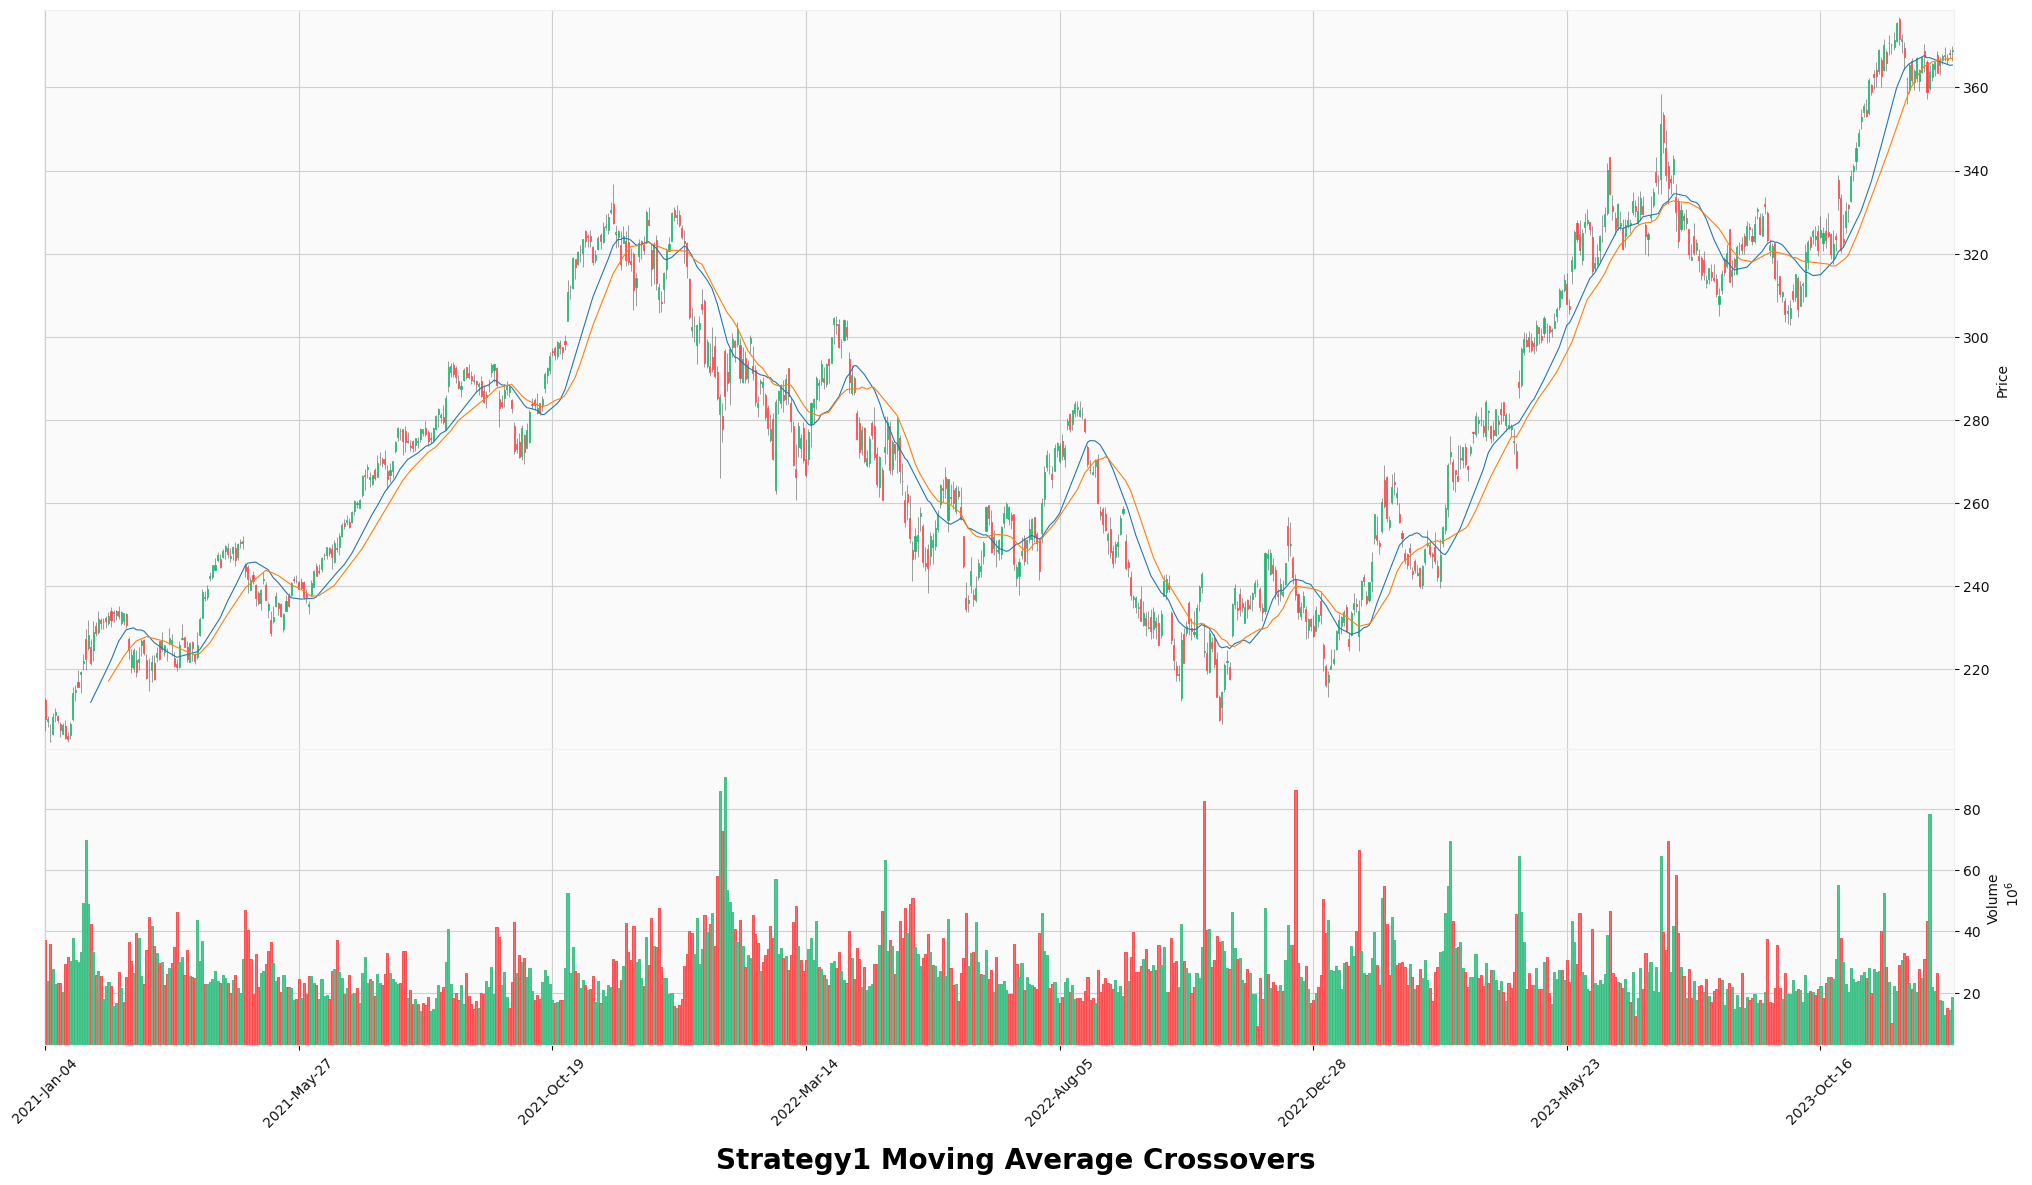

Generate this figure with Python:
# -*- coding: utf-8 -*-
"""
Created on Fri Aug 14 00:31:05 2026

@author: pabda
"""

# Standard Libraries
...
import pandas as pd
import numpy as np
import yfinance as yf
import time
import mplfinance as mpf

# Custom Libraries
...


# Strategy Class
class Strategy1:
    
    """ 
    Strategy 1: Moving Average Crossover
    
        Description:
            
            A strategy that uses moving average crossovers to identify buy and sell signals.
    
    Strategy For:
        
        - Stocks
        - Indices
        - ETFs
        - Currencies
        - Commodities
        - Cryptocurrencies
        
    Timeframes:
        
        - Daily
        - Weekly
        - Monthly
        
    Holding Period:
        
        - Variable (Depends on trend strength)
        
    Analysis Used: 
        
        - Technical Analysis
            * Moving Averages

    Detailed Strategy Description:    
        
        A strategy that seeks to capitalize on moving average crossovers as market entry and exit signals. 
        A buy is triggered when the short-term moving average crosses above the long-term moving average,
        indicating bullish momentum. A sell occurs when the crossover is reversed, signaling a potential
        trend change.
                        
        Stop Loss and Take Profit Description:
            
            Take Profit:
                
                Profit-taking is triggered when a signal opposite to the current position occurs.
                
            Stop Loss:
                
                Loss limitation occurs when a signal opposite to the current position occurs.
                
    General Assumptions:
        
        - This strategy does not account for costs or commissions (opening fees, rollovers, etc.).
        
    Notes:
        
        - Using this strategy on short timeframes (seconds, minutes, or hours) may generate many
          false signals.
    """
    
    __version__ = 1.0
    
    # __init__
    def __init__(self, df: pd.DataFrame, st_window: int = 9, lt_window: int = 21, column: str = "Close") -> None:
        
        """
        Constructor.
        
        Parameters
        ----------
        param : pd.DataFrame : df : Historical data for the financial instrument.
        ----------
        param : int : st_window : Short-term window (default is 9).
        ----------
        param : int : lt_window : Long-term window (default is 21).
        ----------
        param : str : column : Column to be used for the calculation (default is "Close").
        
        Output
        -------
        return: NoneType : None.
        """
        
        # Attributes
        self.df = df
        self.st_window = st_window
        self.lt_window = lt_window
        self.column = column
        self.strategy_calculus = None
        # Private Attributes
        
    
    # __repr__
    def __repr__(self) -> str:
        return self.__class__.__name__ + ".class"
    
    
    # Backtest
    def backtest(self) -> pd.DataFrame:
        
        """
        This method obtains the strategy's return over the entire period.
        
        Output
        ------
        return: pd.DataFrame : Strategy return over time.
        """
        
        # Calculate
        if self.strategy_calculus is None:
            self.calculate()
        
        data = self.strategy_calculus.copy()
        data["Return"] = self.df[self.column].pct_change()
        #Null deleting
        data.dropna(inplace=True)
        #Return Calculate
        returns = (1 + data["Crossover"].shift(periods=1) * data["Return"]).cumprod()
        
        return returns
    
    
    # Calculate
    def calculate(self) -> dict:
        
        """
        This method calculates the moving average crossover using historical data for a financial instrument.

        Output
        -------
        return: dict|bool : Returns a dictionary if a signal was generated on the last candle, or False if none was generated.
        """
        
        # Calculate   
        
        price = self.df[self.column]
        ma_fast = price.rolling(window=self.st_window, min_periods=self.st_window).mean() #moving average fast
        ma_fast_s = ma_fast.shift(periods=1)
        ma_slow = price.rolling(window=self.lt_window, min_periods=self.lt_window).mean() #moving average slow
        ma_slow_s = ma_slow.shift(periods=1)
        #Moving Average crossover
        crossover = np.where(((ma_fast > ma_slow) & (ma_slow_s > ma_fast_s)), 1,
                             np.where(((ma_fast < ma_slow) & (ma_slow_s < ma_fast_s)), -1, np.nan))
        #Filling Trend
        crossover = pd.Series(crossover, index=self.df.index).ffill()
        # Merged columns
        mac = pd.concat([ma_fast, ma_slow, crossover], axis=1)
        mac.columns = ["Fast Moving Average", "Slow Moving Average", "Crossover"]
        
        #Saving calculus attribute
        self.strategy_calculus = mac
        
        #Showing if we generates a signal
        if mac["Crossover"].iloc[-2] != mac["Crossover"].iloc[-1]: # Mades a trend reversal
            #Trend review
            if mac["Crossover"].iloc[-1] == 1:
                return {"Tendency": "Bullish"}
            else:
                return {"Tendency": "Bearish"}
        else:
            return False
        
        
    # Optimize
    def optimize(self, st_range: list, lt_range: list) -> pd.DataFrame:
        
        """
        This method optimizes the strategy parameters.
        
        Parameters
        ----------
        param : list : st_range : Lower limits of the short period.
        ----------
        param : list : lt_range : Upper limits of the long period.
        
        Output
        -------
        return: pd.DataFrame : DataFrame containing returns for each parameter combination.
        """
        
        # Optimize
        combinations = []
        for i in range(st_range[0], st_range[1] + 1):
            for l in range(lt_range[0], lt_range[1] + 1):
                combinations.append([i, l])
        #Saving the initial params
        st_window = self.st_window
        lt_window = self.lt_window
        
        #Testing each combination
        returns = []
        for st_w, lt_w in combinations:
            #Modify each value into the strategy
            self.st_window = st_w
            self.lt_window = lt_w
            #Calculates the strategy with updated values
            self.calculate()
            #Backtest
            backtest = self.backtest()
            #Adding the paramethers and returns
            returns.append([st_w, lt_w, backtest.iloc[-1]])
        # Convert into a DataFrame
        returns = pd.DataFrame(returns, columns=["Short Term Window", "Long Term Window", "Final Return"])
        #Sorting Major to Minor
        returns = returns.sort_values(by="Final Return", ascending=False)
        
        #Backing to the initial paramethers
        self.st_window = st_window
        self.lt_window = lt_window
        self.calculate()
        
        return returns
    
    
    # Plot
    def plot(self, path: str = "Strategy1_MovingAverageCrossovers.png"):
        
        """
        This method plots our data and strategy.
        
        Parameters
        ----------
        param : str : path : Path where the plot will be saved (defaults to "Strategy1_MovingAverageCrossovers.png").
        
        Output
        -------
        return: NoneType : None
        """
        
        # Calculate
        mpf.plot(self.df, type="candle", style="yahoo",
                 title=dict(title="Strategy1 Moving Average Crossovers", fontsize=20,
                            y=0, x=0.55),
                 mav=(self.st_window, self.lt_window),
                 ylabel="Price", ylabel_lower="Volume", volume=True,
                 warn_too_much_data=self.df.shape[0], savefig=path,
                 figsize=(22,12), tight_layout=True)
        
        return


if __name__ == "__main__":
    
    # Getting data
    start_date = "2021-01-01"
    end_date = "2024-01-01"
    df = yf.download("MSFT", start=start_date, end=end_date, interval="1d")
    
    #Fixing yfinance MultiIndex
    if isinstance(df.columns, pd.MultiIndex):
        df.columns = df.columns.get_level_values(0)
    
    #Instantiate strategy
    St1 = Strategy1(df=df, st_window=9, lt_window=21, column="Close")
    #Calculates Strategy
    calculus = St1.calculate()
    print(calculus)
    print(f"Strategy 1, Calculus: {St1.strategy_calculus}")
    
    # Example who makes a signal
    print(Strategy1(df=df[:-1], st_window=9, lt_window=21, column="Close").calculate())
    
    #Backtest
    backtest = St1.backtest()
    print(f"Final Return with current paramethers: {backtest.iloc[-1]}")
    
    # Optimize
    st_range = [5,25]
    lt_range = [26,200]
    start = time.time()
    returns = St1.optimize(st_range, lt_range)
    print(f"Returns: {returns}")
    print(f"It takes {format(time.time()-start)} seconds")
    
    #fitting best params
    St1 = Strategy1(df=df, st_window=int(returns.iloc[0,0]), lt_window=int(returns.iloc[0,1]))
    St1.calculate()
    #Backtest
    backtest = St1.backtest()
    print(f"Final Retunrs with optimizated params: {backtest.iloc[-1]}")
    # Saving plot
    St1.plot()
    print("Before plotting")
